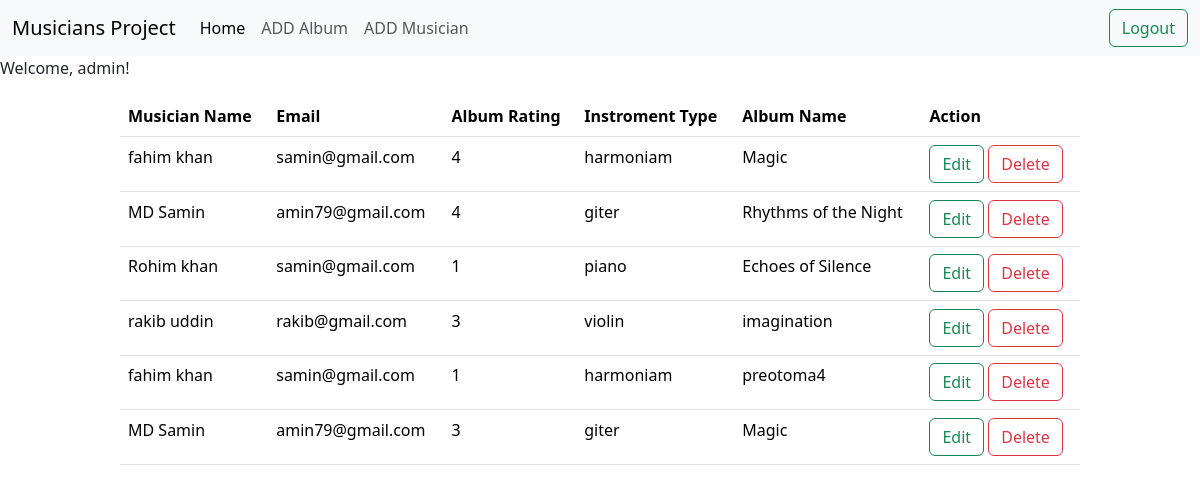
The app's page / (signed in) with its own data.
### Album/models.py (models this page shows, shortened)
class AlbumModel(models.Model):
    album_name = models.CharField(max_length=100)
    musician = models.ForeignKey(MusicianModel, on_delete=models.CASCADE, related_name='albums')
    release_date = models.DateField()
    RATING_CHOICES  = [
        (1, '1'),
        (2, '2'),
        (3, '3'),
        (4, '4'),
        (5, '5'),
    ]
    rating = models.PositiveIntegerField(choices=RATING_CHOICES)

### musician/models.py (models this page shows, shortened)
class MusicianModel(models.Model):
    first_name = models.CharField(max_length=100)
    last_name = models.CharField(max_length=100)
    email = models.EmailField()
    phone_number = models.IntegerField()
    instrument_type = models.CharField(max_length=100)

### Musicians_Directory/views.py (the view)
# urls.py: path('', views.homeviews.as_view(), name="homepage"),
class homeviews(ListView):
    model = AlbumModel
    template_name = 'home.html'
    context_object_name = 'data' # album model er all object k nea context e patidibe

### templates/home.html (shortened to what this page needs)
{% extends "base.html" %}
{% block content %}
<table class="table " style="width: 80%; margin :auto;">
  <thead>
    <tr>
      <th scope="col">Musician Name</th>
      <th scope="col">Email</th>
      <th scope="col">Album Rating</th>
      <th scope="col">Instroment Type</th>
      <th scope="col">Album Name</th>
      <th scope="col">Action</th>
    </tr>
  </thead>
  {% for album in data %}
  <tbody>
    <tr>
      <td>{{album.musician.first_name}} {{album.musician.last_name}}</td>
      <td>{{album.musician.email}}</td>
      <td>{{album.rating}}</td>
      <td>{{album.musician.instrument_type}}</td>
      <td>{{album.album_name}}</td>
      <td>
        {% if request.user.is_authenticated %}
        <a class="btn btn-outline-success" href="{% url "edit_album" album.id%}">Edit</a>
        <a class="btn btn-outline-danger" href="{% url 'delete_album' album.id%}">Delete</a>
        {% endif %}
      </td>
    </tr>
  </tbody>
  {% endfor %}
</table>
{% endblock content %}

### templates/base.html (shortened to what this page needs)
<!doctype html>
<html lang="en">
  <head>
    <link href="https://cdn.jsdelivr.net/npm/bootstrap@5.3.3/dist/css/bootstrap.min.css" rel="stylesheet">
  </head>
  <body>
    <nav class="navbar navbar-expand-lg bg-body-tertiary">
  <div class="container-fluid">
    <a class="navbar-brand" href="#">Musicians Project</a>
    <div class="collapse navbar-collapse" id="navbarSupportedContent">
      <ul class="navbar-nav me-auto mb-2 mb-lg-0">
        <li class="nav-item">
          <a class="nav-link active" aria-current="page" href="{% url 'homepage' %}">Home</a>
        </li>
        {% if request.user.is_authenticated %}
        <li class="nav-item">
          <a class="nav-link" href="{% url "album_list" %}">ADD Album</a>
        </li>
       <li class="nav-item">
          <a class="nav-link" href="{% url "musician_list" %}">ADD Musician</a>
        </li>
        {% endif %}
      </ul>
      <div class="d-flex" role="search">
        {% if request.user.is_authenticated %}
        <a href="{%url 'logout_page' %}" class="btn btn-outline-success" type="submit">Logout</a>
        {% else %}
        <a href="{% url 'register_page' %}" class="btn btn-outline-info mx-3" type="submit">Register</a>
        <a href="{% url 'login_page' %}" class="btn btn-outline-success" type="submit">Login</a>
        {% endif %}
      </div>
    </div>
  </div>
</nav>
{% if request.user.is_authenticated %}
    <p>Welcome, {{ request.user.username }}!</p>
{% else %}
    <p>Please log in to access this content.</p>
{% endif %}
    {% block content %}
    {% endblock content %}
  </body>
</html>

### records on screen
AlbumModel: musician.first_name "fahim", musician.last_name "khan", musician.email "samin@gmail.com", rating "4", musician.instrument_type "harmoniam", album_name "Magic"
AlbumModel: musician.first_name "MD", musician.last_name "Samin", musician.email "amin79@gmail.com", rating "4", musician.instrument_type "giter", album_name "Rhythms of the Night"
AlbumModel: musician.first_name "Rohim", musician.last_name "khan", musician.email "samin@gmail.com", rating "1", musician.instrument_type "piano", album_name "Echoes of Silence"
AlbumModel: musician.first_name "rakib", musician.last_name "uddin", musician.email "rakib@gmail.com", rating "3", musician.instrument_type "violin", album_name "imagination"
AlbumModel: musician.first_name "fahim", musician.last_name "khan", musician.email "samin@gmail.com", rating "1", musician.instrument_type "harmoniam", album_name "preotoma4"
AlbumModel: musician.first_name "MD", musician.last_name "Samin", musician.email "amin79@gmail.com", rating "3", musician.instrument_type "giter", album_name "Magic"

### other values on screen
{{ request.user.username }} "admin"
